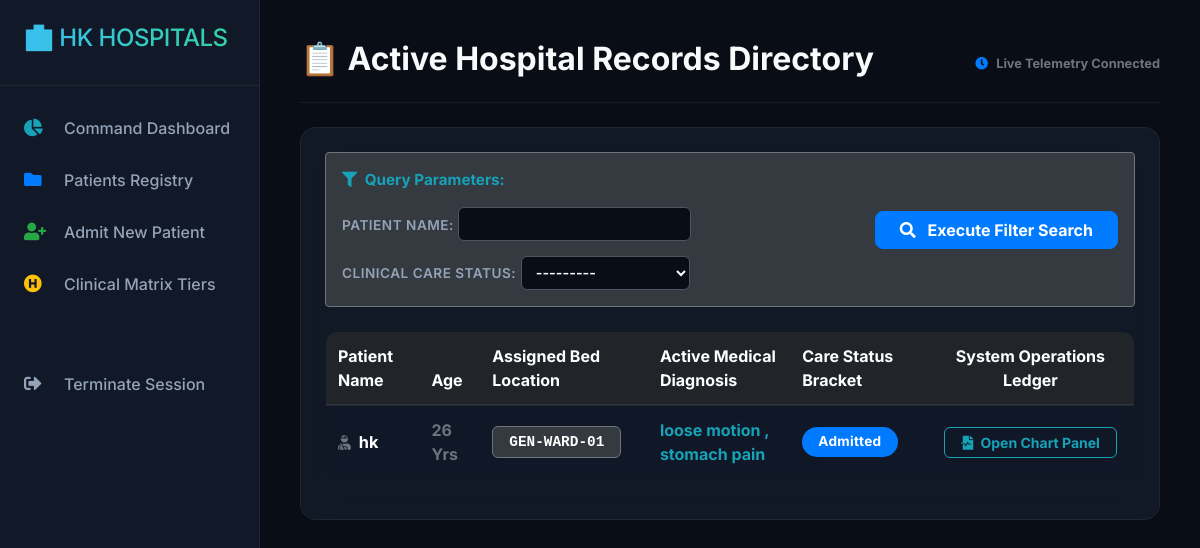
Page /patient-list/ (signed in) on the committed database.
### main/models.py (models this page shows, shortened)
class Patient(models.Model):
    name = models.CharField(max_length=50)
    phone_num = models.CharField(max_length=15)
    age = models.IntegerField(default=30)
    patient_relative_name = models.CharField(max_length=50, null=True, blank=True)
    patient_relative_contact = models.CharField(max_length=15, null=True, blank=True)
    address = models.TextField()
    CLINICAL_MANIFEST = (
        ('Fever', 'Fever'), ('Headache', 'Headache'), ('Body pain', 'Body pain'),
        ('Fatigue', 'Fatigue'), ('Cold', 'Cold'), ('Cough', 'Cough'),
        ('Vomiting', 'Vomiting'), ('Diarrhea', 'Diarrhea'), ('Skin rash', 'Skin rash'),
        ('Loss of appetite', 'Loss of appetite'), ('Chest pain', 'Chest pain'),
        ('Palpitations', 'Palpitations'), ('Shortness of breath', 'Shortness of breath'),
        ('Swollen legs', 'Swollen legs'), ('Dizziness', 'Dizziness'), ('Fainting', 'Fainting'),
        ('Itching', 'Itching'), ('Skin redness', 'Skin redness'), ('Dry skin', 'Dry skin'),
        ('Hair loss', 'Hair loss'), ('Acne', 'Acne'), ('Pigmentation', 'Pigmentation'),
        ('Excessive thirst', 'Excessive thirst'), ('Weight gain', 'Weight gain'),
        ('Weight loss', 'Weight loss'), ('Increased urination', 'Increased urination'),
        ('Stomach pain', 'Stomach pain'), ('Bloating', 'Bloating'), ('Acid reflux', 'Acid reflux'),
        ('Severe headache', 'Severe headache'), ('Memory loss', 'Memory loss'),
        ('Numbness', 'Numbness'), ('Seizures', 'Seizures'), ('Wheezing', 'Wheezing'),
        ('Breathing difficulty', 'Breathing difficulty'), ('Chest tightness', 'Chest tightness'),
        ('Swelling', 'Swelling'), ('Reduced urine', 'Reduced urine'), ('Blood in urine', 'Blood in urine'),
        ('High BP', 'High BP'), ('Joint pain', 'Joint pain'), ('Joint swelling', 'Joint swelling'),
        ('Stiffness', 'Stiffness'), ('Abdominal pain', 'Abdominal pain'), ('Hernia bulge', 'Hernia bulge'),
        ('Trauma', 'Trauma'), ('Bone pain', 'Bone pain'), ('Difficulty walking', 'Difficulty walking'),
        ('Head injury', 'Head injury'), ('Brain tumor symptoms', 'Brain tumor symptoms'),
        ('Paralysis', 'Paralysis'), ('Pelvic pain', 'Pelvic pain'), ('Irregular periods', 'Irregular periods'),
        ('Pregnancy complications', 'Pregnancy complications'), ('Blurred vision', 'Blurred vision'),
        ('Eye pain', 'Eye pain'), ('Red eye', 'Red eye'), ('Ear pain', 'Ear pain'),
        ('Hearing loss', 'Hearing loss'), ('Sore throat', 'Sore throat'), ('Nasal blockage', 'Nasal blockage'),
        ('Severe bleeding', 'Severe bleeding'), ('Unconsciousness', 'Unconsciousness'), ('Poisoning', 'Poisoning'),
    )
    symptoms = MultiSelectField(choices=CLINICAL_MANIFEST, null=True, blank=True)
    active_diagnosis = models.TextField(default="Pending Evaluation Verification")
    prior_ailments = models.TextField(blank=True, default="None")
    ordered_diagnostics = models.CharField(max_length=250, default="None (Routine Triage)")
    bed_num = models.ForeignKey(Bed, on_delete=models.SET_NULL, null=True, blank=True)
    doctor = models.ForeignKey(Doctor, on_delete=models.SET_NULL, null=True, blank=True)
    admission_date = models.DateTimeField(auto_now_add=True, null=True, blank=True)
    bill_amount = models.DecimalField(max_digits=10, decimal_places=2, default=0.00)
    doctors_notes = models.TextField(null=True, blank=True, default="Clinical admission evaluation complete.")
    doctors_visiting_time = models.CharField(max_length=50, default="09:00 AM - 11:30 AM")
    status = models.CharField(max_length=50, default='Admitted')

class Bed(models.Model):
    WARD_CHOICES = [
        ('OPD', 'OPD Daycare / Minor Triage Bay (25 Beds)'),
        ('GENERAL', 'General Medical Inpatient Ward (25 Beds)'),
        ('ICU', 'High-Tier Intensive Trauma ICU Suite (25 Beds)'),
        ('RESERVE', 'Dynamic Surge Expansion Reserve Ward (25 Beds)'),
    ]
    bed_number = models.CharField(max_length=50, unique=True)
    ward_type = models.CharField(max_length=30, choices=WARD_CHOICES, default='GENERAL')
    occupied = models.BooleanField(default=False)

### main/views.py (the view)
# urls.py: path('patient-list/', views.patient_list, name='patient_list'),
@login_required(login_url='login')
def patient_list(request):
    patients = Patient.objects.all()
    myFilter = PatientFilter(request.GET, queryset=patients)
    patients = myFilter.qs
    return render(request, 'main/patient_list.html', {"patients": patients, "myFilter": myFilter})

### main/templates/main/patient_list.html (shortened to what this page needs)
{% extends 'main/base.html' %}
{% load static %}
{% block contentTitle %}
    📋 Active Hospital Records Directory
{% endblock contentTitle %}
{% block content %}
<div class="card glass-card p-4 mb-4 shadow-lg" style="border-radius: 16px;">
    <form class="form mb-4" method="GET" id="searchFilterForm">
        <div class="p-3 rounded border border-secondary bg-dark d-flex align-items-center flex-wrap shadow-sm" style="gap: 20px;">
            <div class="d-flex align-items-center flex-wrap" style="gap: 15px; flex: 1;">
                <span class="font-weight-bold text-info" style="font-size: 0.95em;">
                    <i class="fas fa-filter mr-1"></i> Query Parameters:
                </span>
                <div class="clinical-filter-inputs d-flex align-items-center flex-wrap text-white" style="gap: 15px;">
                    {{ myFilter.form }}
                </div>
            </div>
            <div>
                <button class="btn btn-primary px-4 font-weight-bold" type="submit" style="border-radius: 8px; height: 38px;">
                    <i class="fas fa-search mr-2"></i> Execute Filter Search
                </button>
            </div>
        </div>
    </form>
    <div class="table-responsive">
        <table class="table table-hover border border-secondary text-white" style="border-radius: 12px; overflow: hidden; background: rgba(15, 23, 42, 0.4);">
            <thead class="thead-dark" style="background-color: #111827;">
                <tr style="border-bottom: 2px solid rgba(255,255,255,0.08);">
                    <th class="border-0">Patient Name</th>
                    <th class="border-0">Age</th>
                    <th class="border-0">Assigned Bed Location</th>
                    <th class="border-0">Active Medical Diagnosis</th>
                    <th class="border-0">Care Status Bracket</th>
                    <th class="border-0 text-center">System Operations Ledger</th>
                </tr>
            </thead>
            <tbody>
                {% for patient in patients %}
                <tr style="border-bottom: 1px solid rgba(255,255,255,0.05); transition: background 0.2s;">
                    <td class="align-middle font-weight-bold text-white" style="font-size: 1.02em;">
                        <i class="fas fa-user-injured mr-2 text-muted" style="font-size: 0.9em;"></i>{{ patient.name }}
                    </td>
                    <td class="align-middle font-weight-bold text-secondary">
                        {{ patient.age }} Yrs
                    </td>
                    <td class="align-middle">
                        <span class="badge badge-dark border border-secondary text-white p-2 px-3" style="font-family: monospace; font-size: 0.9em; border-radius: 6px;">
                            {{ patient.bed_num.bed_number|default:"⚠️ Unallocated" }}
                        </span>
                    </td>
                    <td class="align-middle font-weight-bold text-info">
                        {{ patient.active_diagnosis }}
                    </td>
                    <td class="align-middle">
                        <span class="badge p-2 px-3 font-weight-bold
                            {% if patient.status == 'Critical' %}badge-danger
                            {% elif patient.status == 'Recovering' %}badge-warning text-dark
                            {% elif patient.status == 'Discharged' %}badge-success
                            {% else %}badge-primary{% endif %}"
                            style="border-radius: 50px; font-size: 0.85em; letter-spacing: 0.3px;">
                            {{ patient.status }}
                        </span>
                    </td>
                    <td class="text-center align-middle">
                        <a href="/patient/{{ patient.id }}" class="btn btn-sm btn-outline-info font-weight-bold px-3 shadow-sm" style="border-radius: 6px; border-width: 1.5px;">
                            <i class="fas fa-file-medical-alt mr-1"></i> Open Chart Panel
                        </a>
                    </td>
                </tr>
                {% endfor %}
            </tbody>
        </table>
    </div>
</div>
{% endblock content %}

### main/templates/main/base.html (style rules this page uses)
:root { --dark-bg: #090d16; --sidebar-bg: #111827; --accent-blue: #0284c7; --text-main: #f8fafc; --panel-glass: rgba(30, 41, 59, 0.45); --border-glass: rgba(255, 255, 255, 0.06); }
body { font-family: 'Inter', sans-serif; background-color: var(--dark-bg); color: var(--text-main); min-height: 100vh; overflow-x: hidden; }
.glass-card { background: var(--panel-glass); border: 1px solid var(--border-glass); border-radius: 16px; backdrop-filter: blur(16px); -webkit-backdrop-filter: blur(16px); }

### main/templates/main/patient_list.html (style rules this page uses)
.clinical-filter-inputs label { font-weight: 600 !important; font-size: 0.85em !important; text-transform: uppercase !important; letter-spacing: 0.5px; color: #94a3b8 !important; margin: 0 !important; }
.clinical-filter-inputs input, .clinical-filter-inputs select { background-color: #090d16 !important; color: #ffffff !important; border: 1px solid #4b5563 !important; border-radius: 6px !important; padding: 4px 10px !important; height: 34px !important; font-size: 0.9em !important; font-weight: 600 !important; }

### rows in the picture
Patient: name "hk", age "26", bed_num.bed_number "GEN-WARD-01", active_diagnosis "loose motion , stomach pain", status "Admitted", {{ patient.id }} 1 (drawn)
